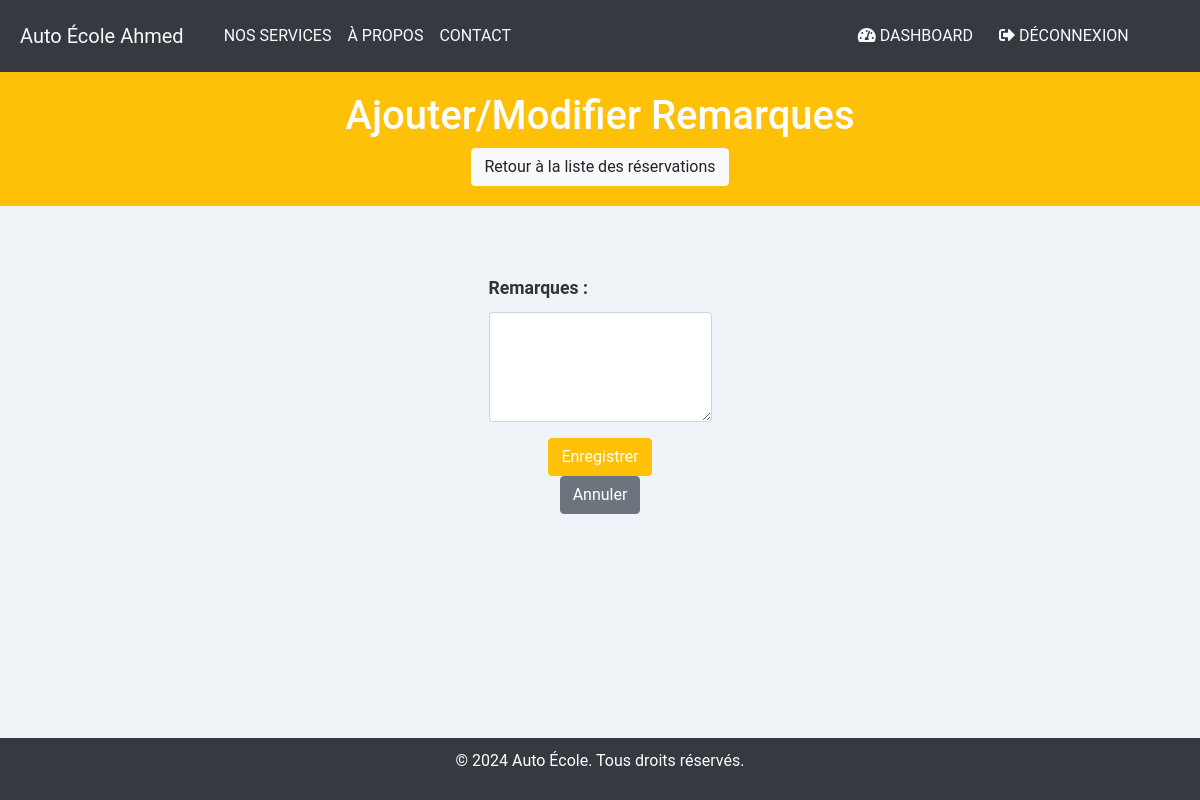
Before: /dashboard/reservations/ajouter_remarques.php?id=1 (signed in) with the older database file.
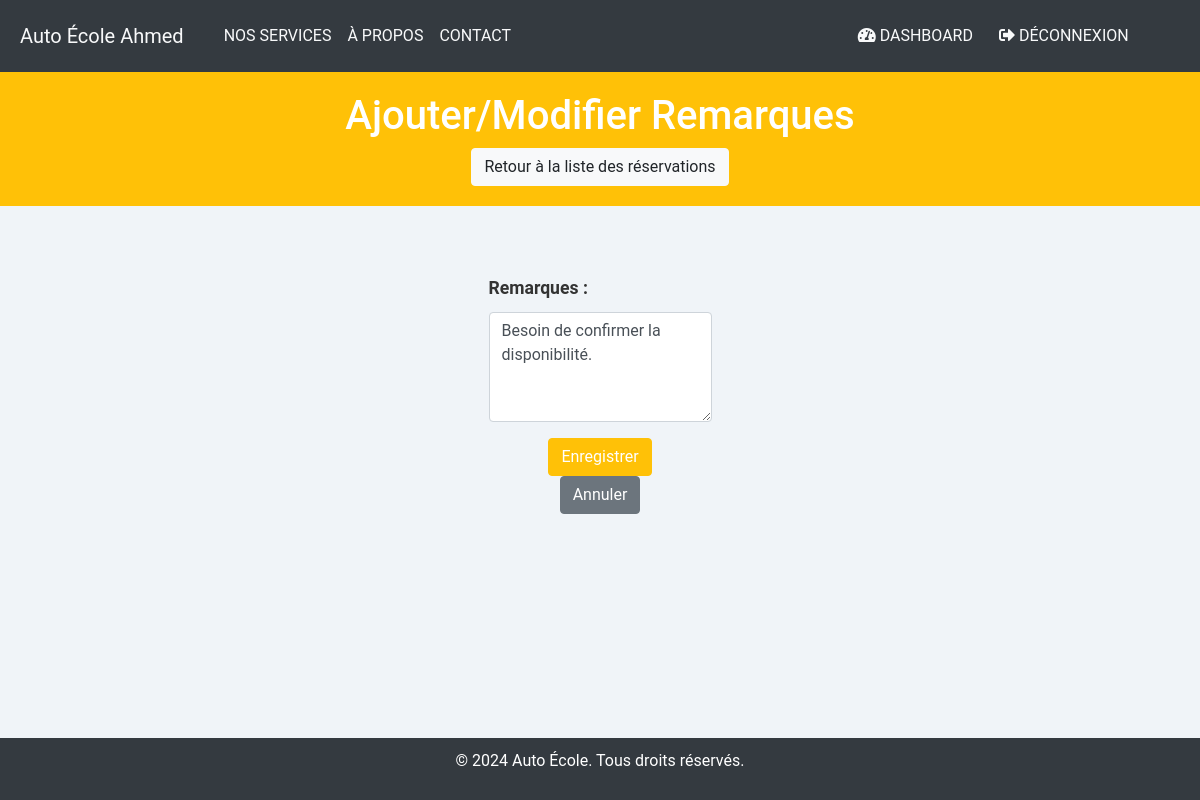
After: the same page with the newer database file.
### tables this page shows
CREATE TABLE IF NOT EXISTS `reservation` (
  `ID_RESERVATION` int(11) NOT NULL AUTO_INCREMENT,
  `ID_COURS` int(11) DEFAULT NULL,
  `DATE_RESERVATION` date DEFAULT NULL,
  `HEURES` int(11) DEFAULT NULL,
  `ID_MONITEUR` int(11) DEFAULT NULL,
  `PRIX_TOTAL` decimal(10,2) DEFAULT NULL,
  `ID_APPRENANT` int(11) DEFAULT NULL,
  `STATUT` enum('En attente','Acceptée','Refusée') DEFAULT 'En attente',
  `STATUT_PAIEMENT` enum('Non payé','Payé') DEFAULT 'Non payé',
  `REMARQUES` text DEFAULT NULL,
  PRIMARY KEY (`ID_RESERVATION`),
  KEY `ID_COURS` (`ID_COURS`),
  KEY `ID_MONITEUR` (`ID_MONITEUR`),
  KEY `ID_APPRENANT` (`ID_APPRENANT`)
);

### dashboard/reservations/ajouter_remarques.php (the view, shortened to what this page needs)
<?php
include '../../includes/header.php';
include '../../config/db.php';
include '../../includes/navbar.php';
$id_reservation = $_GET['id'] ?? null;
if ($_SERVER['REQUEST_METHOD'] === 'GET') {
    $query = $pdo->prepare("SELECT REMARQUES FROM reservation WHERE ID_RESERVATION = ?");
    $query->execute([$id_reservation]);
    $reservation = $query->fetch(PDO::FETCH_ASSOC);
    $remarques = $reservation['REMARQUES'] ?? '';
}
?>
<header class="text-center">
    <h1>Ajouter/Modifier Remarques</h1>
    <a href="/dashboard/reservations.php" class="btn btn-light">Retour à la liste des réservations</a>
</header>
<main class="container my-5">
    <form method="POST">
        <div class="form-group">
            <label for="remarques">Remarques :</label>
            <textarea name="remarques" id="remarques" class="form-control" rows="4" required><?= htmlspecialchars($remarques); ?></textarea>
        </div>
        <button type="submit" class="btn btn-warning text-white ">Enregistrer</button>
        <a href="reservations.php" class="btn btn-secondary">Annuler</a>
    </form>
</main>
<?php include '../../includes/footer.php'; ?>

Changed rows visible on the page:
now on this page (row edited): reservation: remarques "Besoin de confirmer la disponibilité."
